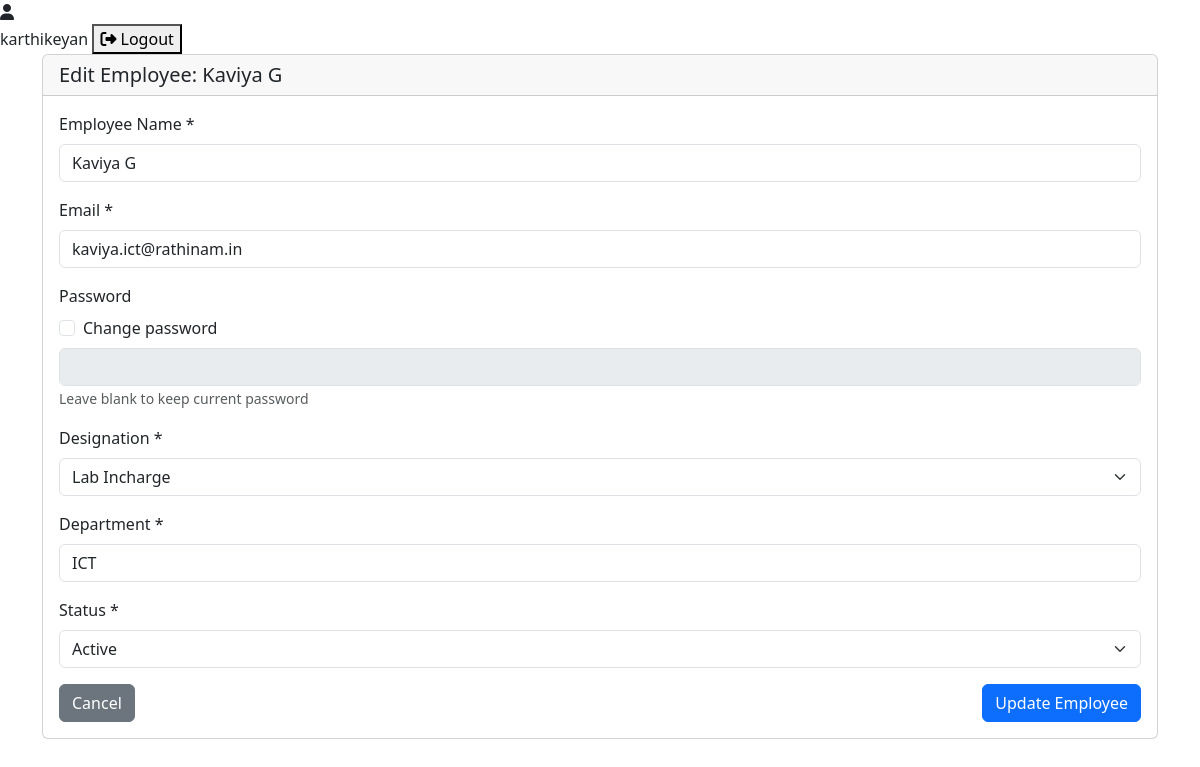
/edit_emp.php?id=3 (signed in), run on the app's committed database.
### tables this page shows
CREATE TABLE `employee` (
  `emp_id` int(11) NOT NULL,
  `emp_code` varchar(20) DEFAULT NULL,
  `emp_name` varchar(100) DEFAULT NULL,
  `email` varchar(100) DEFAULT NULL,
  `password` varchar(255) DEFAULT NULL,
  `designation` enum('Lead','Sr SA','SA','IT_Admin','Lab_incharge','HOD','FI','User') DEFAULT NULL,
  `department` varchar(100) DEFAULT NULL,
  `status` enum('Active','Inactive') DEFAULT 'Active'
);

### edit_emp.php (the view, shortened to what this page needs)
<?php
require_once 'config.php';
$emp_id = intval($_GET['id']);
$stmt = $conn->prepare("SELECT * FROM employee WHERE emp_id = ?");
$stmt->bind_param("i", $emp_id);
$stmt->execute();
$result = $stmt->get_result();
$employee = $result->fetch_assoc();
?>
<!DOCTYPE html>
<html lang="en">
<head>
    <link href="https://cdn.jsdelivr.net/npm/bootstrap@5.3.0/dist/css/bootstrap.min.css" rel="stylesheet">
    <link rel="stylesheet" href="https://cdnjs.cloudflare.com/ajax/libs/font-awesome/6.4.0/css/all.min.css">
</head>
<body>
    <div class="user-info">
        <div class="user-icon">
            <i class="fas fa-user"></i>
        </div>
        <div>
            <span><?php echo htmlspecialchars($_SESSION['emp_name'] ?? 'User'); ?></span>
            <form action="logout.php" method="post" style="display: inline;">
                <button type="submit" class="logout-btn">
                    <i class="fas fa-sign-out-alt"></i> Logout
                </button>
            </form>
        </div>
    </div>
    <div class="container">
        <div class="card">
            <div class="card-header">
                <h5 class="mb-0">Edit Employee: <?php echo htmlspecialchars($employee['emp_name']); ?></h5>
            </div>
            <div class="card-body">
                <form method="post">
                    <div class="mb-3">
                        <label for="emp_name" class="form-label">Employee Name *</label>
                        <input type="text" class="form-control" id="emp_name" name="emp_name"
                               value="<?php echo htmlspecialchars($employee['emp_name']); ?>" required>
                    </div>
                    <div class="mb-3">
                        <label for="email" class="form-label">Email *</label>
                        <input type="email" class="form-control" id="email" name="email"
                               value="<?php echo htmlspecialchars($employee['email']); ?>" required>
                    </div>
                    <div class="mb-3">
                        <label class="form-label">Password</label>
                        <div class="form-check mb-2">
                            <input class="form-check-input" type="checkbox" id="change_password" name="change_password">
                            <label class="form-check-label" for="change_password">Change password</label>
                        </div>
                        <input type="password" class="form-control" id="new_password" name="new_password" disabled>
                        <small class="text-muted">Leave blank to keep current password</small>
                    </div>
                    <div class="mb-3">
                        <label for="designation" class="form-label">Designation *</label>
                        <select class="form-select" id="designation" name="designation" required>
                            <option value="Lab_incharge" <?php echo ($employee['designation'] === 'Lab_incharge') ? 'selected' : ''; ?>>Lab Incharge</option>
                        </select>
                    </div>
                    <div class="mb-3">
                        <label for="department" class="form-label">Department *</label>
                        <input type="text" class="form-control" id="department" name="department"
                               value="<?php echo htmlspecialchars($employee['department']); ?>" required>
                    </div>
                    <div class="mb-3">
                        <label for="status" class="form-label">Status *</label>
                        <select class="form-select" id="status" name="status" required>
                            <option value="Active" <?php echo ($employee['status'] === 'Active') ? 'selected' : ''; ?>>Active</option>
                        </select>
                    </div>
                    <div class="d-flex justify-content-between">
                        <a href="manage_emp.php" class="btn btn-secondary">Cancel</a>
                        <button type="submit" class="btn btn-primary">Update Employee</button>
                    </div>
                </form>
            </div>
        </div>
    </div>
</body>
</html>

### data on the page
employee: emp_name "Kaviya G", email "kaviya.ict@rathinam.in", designation "Lab Incharge", department "ICT", status "Active"

### other printed values
$_SESSION['emp_name'] "karthikeyan"
